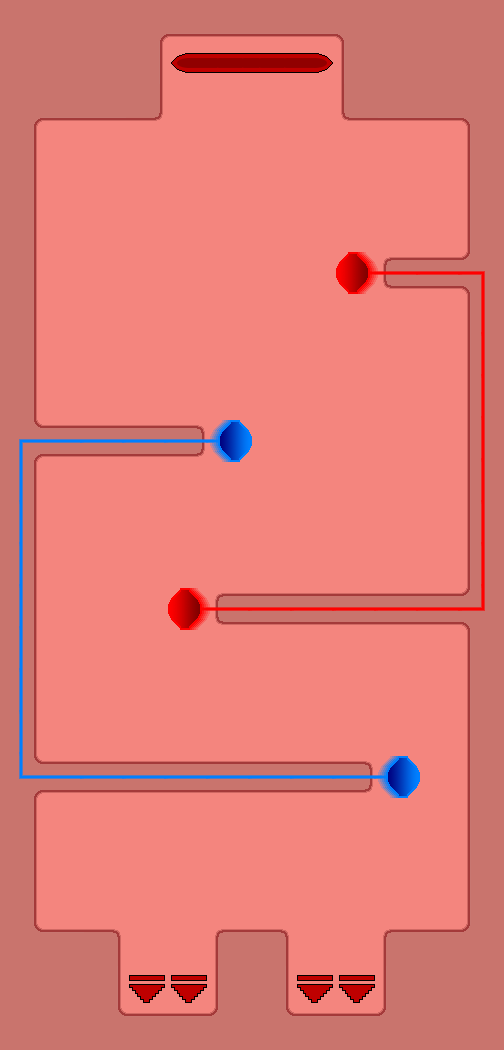

This game map was drawn from its Tiled (.tmx) file and the tilesets committed beside it. A one-line description and the full map source follow:
An orthogonal 12x25 tile map with 42x42 px tiles, 3 tile layers (background, veins, arteries), 3 tilesets and 26 objects (13x wall, 3x artery, 3x vein, 2x goal, 2x artery_entrance, ...).

<map version="1.2" tiledversion="1.3.5" orientation="orthogonal" renderorder="right-down" width="12" height="25" tilewidth="42" tileheight="42" infinite="0" nextlayerid="11" nextobjectid="98">
 <tileset firstgid="1" source="body_tiles.tsx" />
 <tileset firstgid="49" source="artery_and_vein.tsx" />
 <tileset firstgid="89" source="start_and_goal.tsx" />
 <layer id="1" name="background" width="12" height="25">
  <data encoding="csv">
13,13,13,38,42,42,42,42,2,13,13,13,
13,13,13,30,1,1,1,1,6,13,13,13,
38,42,42,45,1,1,1,1,9,42,42,2,
30,1,1,1,1,1,1,1,1,1,1,6,
30,1,1,1,1,1,1,1,1,1,1,6,
30,1,1,1,1,1,1,1,1,1,1,6,
30,1,1,1,1,1,1,1,1,24,41,15,
30,1,1,1,1,1,1,1,1,1,1,6,
30,1,1,1,1,1,1,1,1,1,1,6,
30,1,1,1,1,1,1,1,1,1,1,6,
39,41,41,41,48,1,1,1,1,1,1,6,
30,1,1,1,1,1,1,1,1,1,1,6,
30,1,1,1,1,1,1,1,1,1,1,6,
30,1,1,1,1,1,1,1,1,1,1,6,
30,1,1,1,1,24,41,41,41,41,41,15,
30,1,1,1,1,1,1,1,1,1,1,6,
30,1,1,1,1,1,1,1,1,1,1,6,
30,1,1,1,1,1,1,1,1,1,1,6,
39,41,41,41,41,41,41,41,48,1,1,6,
30,1,1,1,1,1,1,1,1,1,1,6,
30,1,1,1,1,1,1,1,1,1,1,6,
30,1,1,1,1,1,1,1,1,1,1,6,
26,18,33,1,1,21,33,1,1,21,18,14,
13,13,30,1,1,6,30,1,1,6,13,13,
13,13,26,18,18,14,26,18,18,14,13,13
</data>
 </layer>
 <layer id="8" name="veins" width="12" height="25">
  <data encoding="csv">
0,0,0,0,0,0,0,0,0,0,0,0,
0,0,0,0,0,0,0,0,0,0,0,0,
0,0,0,0,0,0,0,0,0,0,0,0,
0,0,0,0,0,0,0,0,0,0,0,0,
0,0,0,0,0,0,0,0,0,0,0,0,
0,0,0,0,0,0,0,0,0,0,0,0,
0,0,0,0,0,0,0,0,0,0,0,0,
0,0,0,0,0,0,0,0,0,0,0,0,
0,0,0,0,0,0,0,0,0,0,0,0,
0,0,0,0,0,0,0,0,0,0,0,0,
83,72,72,72,72,74,0,0,0,0,0,0,
82,0,0,0,0,0,0,0,0,0,0,0,
82,0,0,0,0,0,0,0,0,0,0,0,
82,0,0,0,0,0,0,0,0,0,0,0,
82,0,0,0,0,0,0,0,0,0,0,0,
82,0,0,0,0,0,0,0,0,0,0,0,
82,0,0,0,0,0,0,0,0,0,0,0,
82,0,0,0,0,0,0,0,0,0,0,0,
73,72,72,72,72,72,72,72,72,74,0,0,
0,0,0,0,0,0,0,0,0,0,0,0,
0,0,0,0,0,0,0,0,0,0,0,0,
0,0,0,0,0,0,0,0,0,0,0,0,
0,0,0,0,0,0,0,0,0,0,0,0,
0,0,0,0,0,0,0,0,0,0,0,0,
0,0,0,0,0,0,0,0,0,0,0,0
</data>
 </layer>
 <layer id="7" name="arteries" width="12" height="25">
  <data encoding="csv">
0,0,0,0,0,0,0,0,0,0,0,0,
0,0,0,0,89,90,90,91,0,0,0,0,
0,0,0,0,0,0,0,0,0,0,0,0,
0,0,0,0,0,0,0,0,0,0,0,0,
0,0,0,0,0,0,0,0,0,0,0,0,
0,0,0,0,0,0,0,0,0,0,0,0,
0,0,0,0,0,0,0,0,50,52,52,51,
0,0,0,0,0,0,0,0,0,0,0,62,
0,0,0,0,0,0,0,0,0,0,0,62,
0,0,0,0,0,0,0,0,0,0,0,62,
0,0,0,0,0,0,0,0,0,0,0,62,
0,0,0,0,0,0,0,0,0,0,0,62,
0,0,0,0,0,0,0,0,0,0,0,62,
0,0,0,0,0,0,0,0,0,0,0,62,
0,0,0,0,50,52,52,52,52,52,52,61,
0,0,0,0,0,0,0,0,0,0,0,0,
0,0,0,0,0,0,0,0,0,0,0,0,
0,0,0,0,0,0,0,0,0,0,0,0,
0,0,0,0,0,0,0,0,0,0,0,0,
0,0,0,0,0,0,0,0,0,0,0,0,
0,0,0,0,0,0,0,0,0,0,0,0,
0,0,0,0,0,0,0,0,0,0,0,0,
0,0,0,0,0,0,0,0,0,0,0,0,
0,0,0,97,97,0,0,97,97,0,0,0,
0,0,0,0,0,0,0,0,0,0,0,0
</data>
 </layer>
 <objectgroup id="4" name="obstacles">
  <object id="68" name="wall" x="462" y="42" width="42" height="966" />
  <object id="69" name="start0" x="168" y="42" width="168" height="42" />
  <object id="70" name="goal" x="126" y="966" width="84" height="42" />
  <object id="71" name="goal" x="294" y="966" width="84" height="42" />
  <object id="72" name="wall" x="378" y="924" width="84" height="84" />
  <object id="73" name="wall" x="210" y="924" width="84" height="84" />
  <object id="76" name="wall" x="0" y="42" width="42" height="966" />
  <object id="77" name="wall" x="42" y="924" width="84" height="84" />
  <object id="78" name="wall" x="42" y="756" width="336" height="42" />
  <object id="79" name="wall" x="210" y="588" width="252" height="42" />
  <object id="80" name="wall" x="42" y="420" width="168" height="42" />
  <object id="81" name="wall" x="378" y="252" width="84" height="42" />
  <object id="82" name="wall" x="42" y="42" width="126" height="84" />
  <object id="83" name="wall" x="336" y="42" width="126" height="84" />
  <object id="84" name="artery_entrance" x="294" y="252" width="84" height="42" />
  <object id="85" name="artery" x="336" y="252" width="126" height="42" />
  <object id="86" name="artery" x="462" y="252" width="42" height="378" />
  <object id="87" name="artery" x="168" y="588" width="294" height="42" />
  <object id="88" name="artery_entrance" x="126" y="588" width="84" height="42" />
  <object id="89" name="vein" x="42" y="420" width="210" height="42" />
  <object id="90" name="vein_entrance" x="210" y="420" width="84" height="42" />
  <object id="91" name="vein" x="0" y="420" width="42" height="378" />
  <object id="92" name="vein" x="42" y="756" width="378" height="42" />
  <object id="95" name="vein_entrance" x="378" y="756" width="84" height="42" />
  <object id="96" name="wall" x="0" y="1008" width="504" height="42" />
  <object id="97" name="wall" x="0" y="0" width="504" height="42" />
 </objectgroup>
</map>
